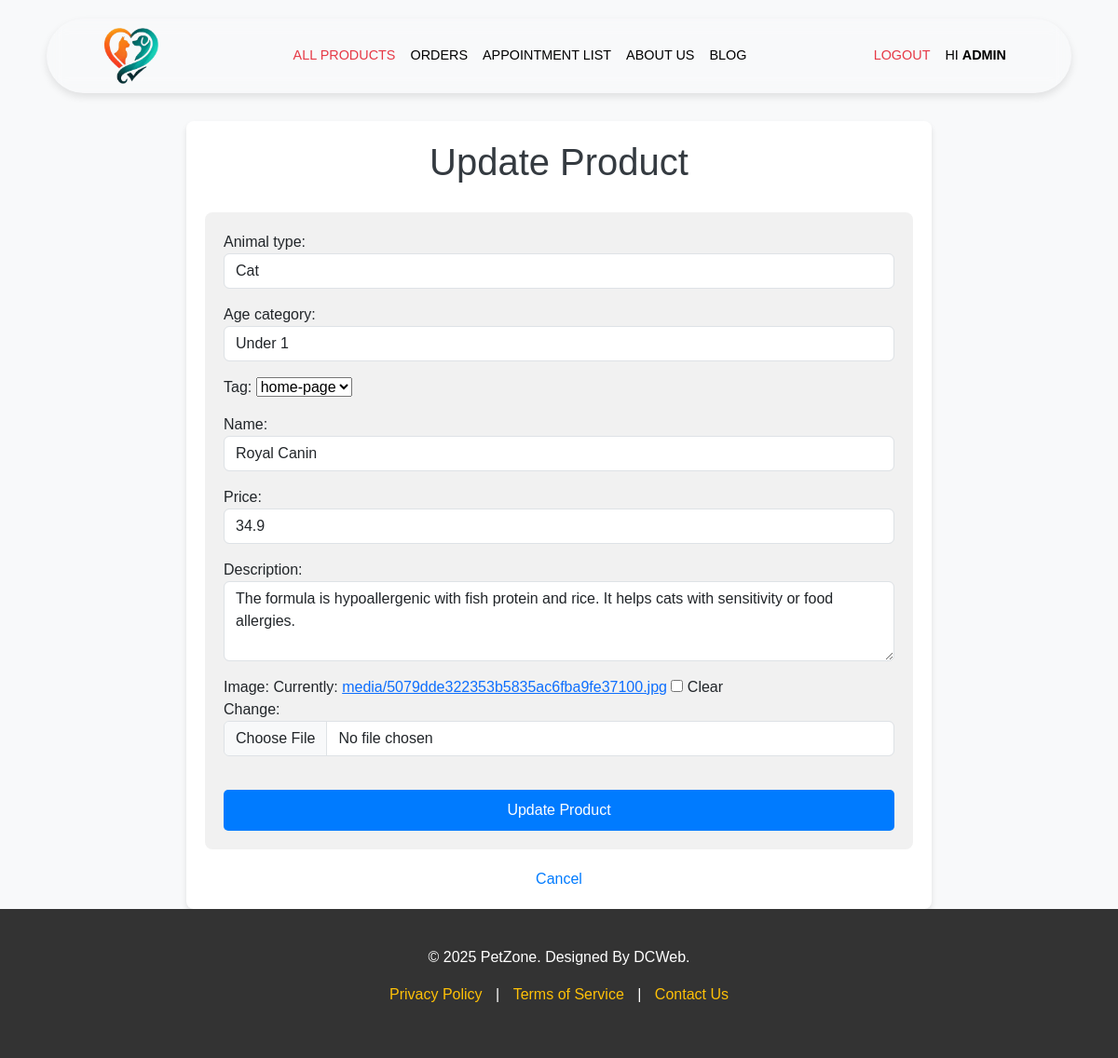
/products/products/update/abd049c9-17f7-443f-8293-6981a7ab93c2/ (signed in), run on the app's committed database.
### products/models.py (models this page shows, shortened)
class AnimalType(models.Model):
    animal_type = models.CharField(max_length=200)
    slug = models.SlugField(unique=True)
    def __str__(self):
        return self.animal_type

class AgeCategory(models.Model):
    age_category = models.CharField(max_length=100)
    slug = models.SlugField(unique=True)
    def __str__(self):
        return self.age_category

class Tag(models.Model):
    tag = models.CharField(max_length=100)
    def __str__(self):
        return self.tag

class Products(models.Model):
    id = models.UUIDField(primary_key=True, default=uuid.uuid4, editable=False)
    animal_type = models.ForeignKey(AnimalType,on_delete=models.CASCADE)
    age_category = models.ForeignKey(AgeCategory,on_delete=models.DO_NOTHING)
    tag = models.ForeignKey(Tag, null=True ,blank=True,on_delete=models.DO_NOTHING)
    name = models.CharField(max_length=300)
    price = models.FloatField()
    description = models.TextField(blank=True)
    image = models.ImageField(upload_to='media', blank=True, null=True)

### products/views.py (the view)
# urls.py: path('products/update/<uuid:id>/',views.update_products,name='update-product'),
@login_required
@superuser_required
def update_products(request, id):
    template_name = 'products/products-update.html'
    product = get_object_or_404(Products, id=id)
    if request.method == 'POST':
        form = Form_Products(request.POST, request.FILES, instance=product)
        if form.is_valid():
            with transaction.atomic():
                if 'image' in request.FILES:
                    product.image = request.FILES['image']
                form.save()
            return redirect('products-home')
    else:
        form = Form_Products(instance=product)
    context = {
        'form': form,
        'product': product
    }
    return render(request, template_name,context)

### products/forms.py
class Form_Products(forms.ModelForm):
    class Meta:
        model = Products
        fields = [
            'animal_type',
            'age_category',
            'tag',
            'name',
            'price',
            'description',
            'image',
       ]
        widgets = {
            'animal_type': forms.Select(attrs={'class': 'form-control'}),
            'age_category': forms.Select(attrs={'class': 'form-control'}),
            'name': forms.TextInput(attrs={'class': 'form-control'}),
            'price': forms.NumberInput(attrs={'class': 'form-control'}),
            'description': forms.Textarea(attrs={'class': 'form-control', "rows":"3"}),
            'image': forms.ClearableFileInput(attrs={'class': 'form-control'}),
        }

### products/views.py (called while the page is built)
def superuser_required(view_func):
    return user_passes_test(lambda user: user.is_superuser)(view_func)

### products/templates/products/products-update.html (shortened to what this page needs)
{% extends "base.html" %}
{% load static %}
{% block extra_css %}
<link rel="stylesheet" href="{% static 'products/css/products-update.css' %}" />
{% endblock %}
{% block body %}
<div class="container">
      <h1>Update Product</h1>
      <form method="POST" enctype="multipart/form-data">
        {% csrf_token %} {{ form.as_p }}
        <button type="submit">Update Product</button>
      </form>
      <div class="cancel-link">
        <a href="{% url 'products-home' %}">Cancel</a>
      </div>
    </div>
{% endblock %}

### templates/includes/navbar.html (shortened to what this page needs)
{% load static %}
<head>
</head>
<nav class="navbar navbar-expand-lg navbar-custom">
  <div class="container-fluid">
    <a class="navbar-brand" href="{% url 'home-page' %}">
      <img src="{% static 'images/PetZone_logo.png' %}" alt="PetZone Logo" />
    </a>
    <div class="collapse navbar-collapse" id="navbarSupportedContent">
      <div class="d-flex justify-content-center flex-grow-1">
        <ul class="navbar-nav mb-2 mb-lg-0">
          {% if user.is_superuser %}
          <li class="nav-item">
            <a
              class="nav-link all-products-link"
              href="{% url 'all-products' %}"
              >All Products</a
            >
          </li>
          <li class="nav-item">
            <a class="nav-link orders-link" href="{% url 'orders' %}">Orders</a>
          </li>
          {% endif %} {% if user.is_superuser %}
          <li class="nav-item">
            <a
              class="nav-link appointment-list-link"
              href="{% url 'appointment-list' %}"
              >Appointment list</a
            >
          </li>
          {% endif %}
          <li class="nav-item">
            <a class="nav-link about-us-link" href="{% url 'about-us' %}"
              >About Us</a
            >
          </li>
          <li class="nav-item">
            <a class="nav-link blog-link" href="{% url 'blog_list' %}">Blog</a>
          </li>
        </ul>
      </div>
      <ul class="navbar-nav ms-auto mb-2 mb-lg-0">
        {% if user.is_authenticated %}
        <li class="nav-item">
          <a
            class="nav-link active-logout"
            aria-current="page"
            href="{% url 'logout' %}"
            >Logout</a
          >
        </li>
        <li class="nav-item">
          <a
            class="nav-link active"
            aria-current="page"
            href="{% url 'admin:index' %}"
            >Hi <b>{{ user.username }}</b></a
          >
        </li>
        {% else %}
        <li class="nav-item">
          <a href="{% url 'login' %}" class="btn btn-danger" aria-current="page"
            >Log In</a
          >
        </li>
        {% endif %}
      </ul>
    </div>
  </div>
</nav>

### products/static/products/css/products-update.css (style rules this page uses)
body { font-family: Arial, sans-serif; background-color: #f8f9fa; }
.container { max-width: 800px; margin-top: 50px; padding: 20px; background-color: #ffffff; border-radius: 8px; box-shadow: 0 4px 6px rgba(0, 0, 0, 0.1); }
h1 { text-align: center; margin-bottom: 30px; color: #343a40; }
form { padding: 20px; background-color: #f1f1f1; border-radius: 8px; }
form button { width: 100%; padding: 10px; background-color: #007bff; border: none; color: white; font-size: 16px; border-radius: 5px; cursor: pointer; margin-top: 20px; }
.cancel-link { display: block; margin-top: 20px; text-align: center; font-size: 16px; }
.cancel-link a { text-decoration: none; color: #007bff; }
.navbar-custom .nav-item .all-products-link { color: #e63946 !important; }

### templates/includes/navbar.html (style rules this page uses)
.navbar-custom { position: sticky; background-color: transparent; backdrop-filter: blur(10px); box-shadow: 0 4px 8px rgba(0, 0, 0, 0.1); top: 20px; z-index: 1030; border-radius: 50px; margin: 0 50px; padding: 5px 50px; font-family: Poppins, sans-serif; font-size: 0.9rem; display: flex; justify-content: space-between; align-items: center; overflow: hidden; }
.navbar-custom .nav-link { color: black; padding: 8px 12px; text-transform: uppercase; }
.navbar-brand img { height: 60px; }
.navbar-custom .active-logout { color: #e63946 !important; }

### data on the page
AnimalType: animal_type "Cat"
AgeCategory: age_category "Under 1"
Tag: tag "home-page"
Products: name "Royal Canin", price "34.9", description "The formula is hypoallergenic with fish protein and rice. It helps cats with sensitivity or food allergies."

### other printed values
{{ user.username }} "ADMIN"
